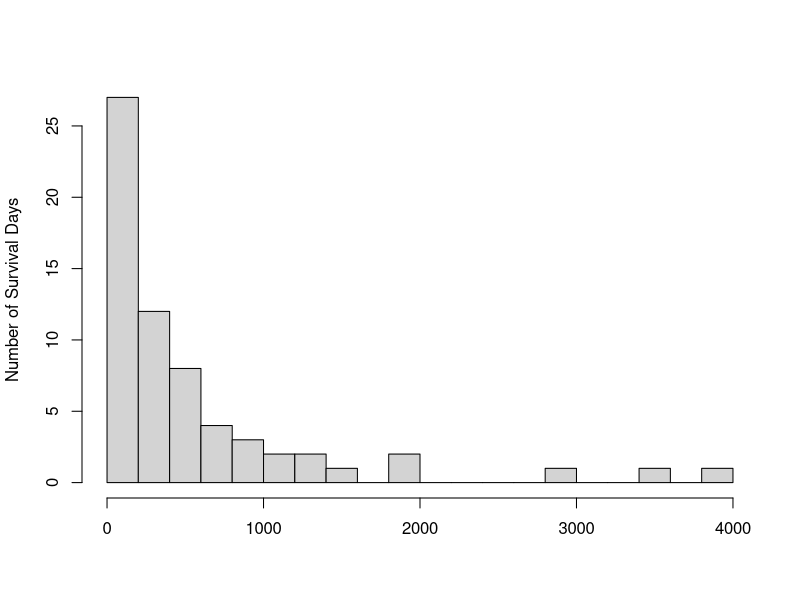
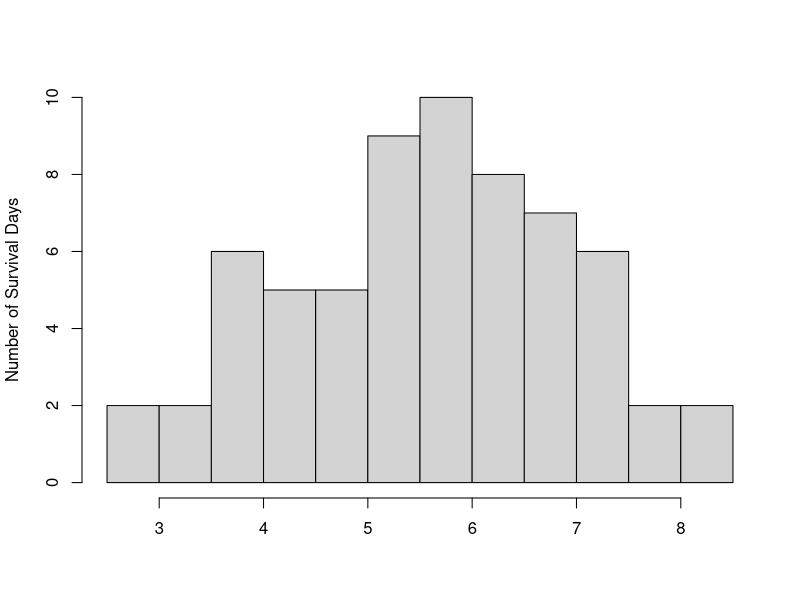
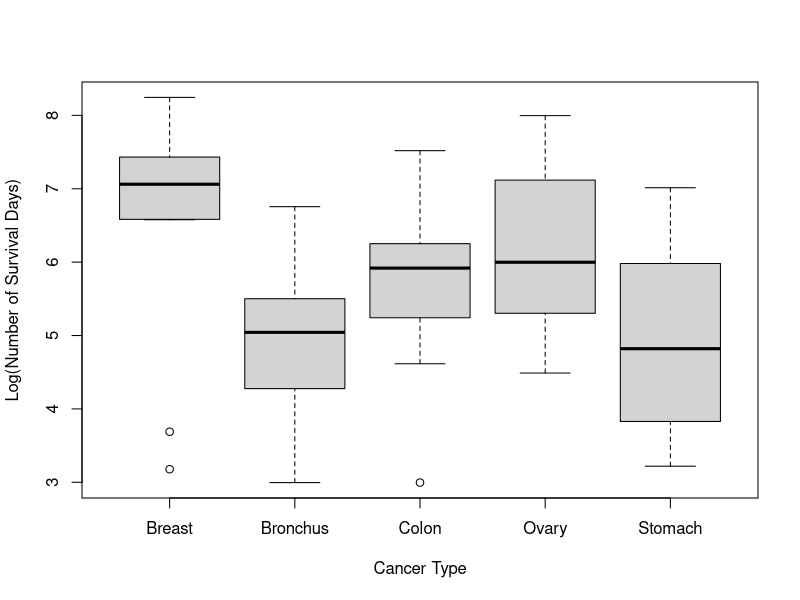
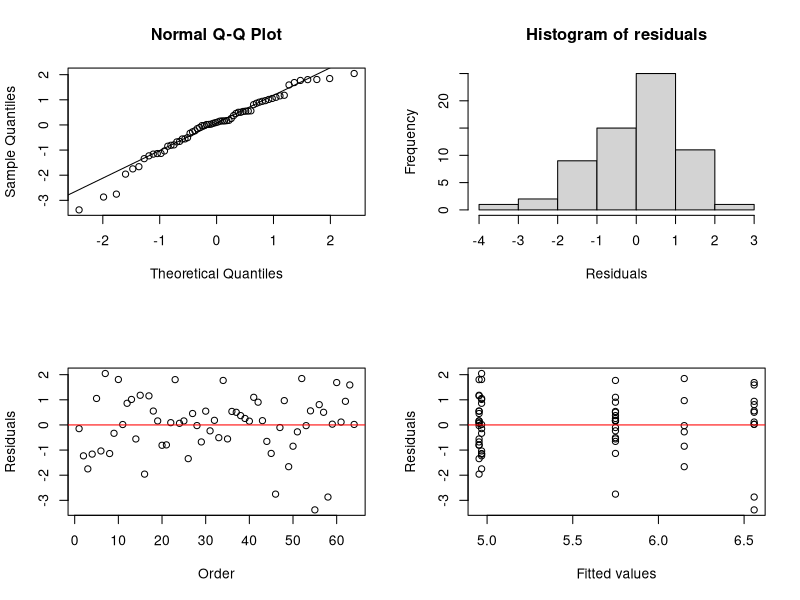

These charts were generated, in order, by the following R code:
## Read data with 'read.table' R command for reading ASCII files
cancer_data = read.table("CancerStudy.txt", header=T)
## Response Variable
survival = cancer_data$Survival

## Explore the shape of the distribution of the response variable
hist(survival, xlab="", ylab="Number of Survival Days", main="", nclass=15)

## Transform due to skewness of the distribution
hist(log(survival), xlab="", ylab="Number of Survival Days", main="", nclass=15)

## Need to specify Response & Categorical Variables
survival = log(survival)
cancertype = cancer_data$Organ
## Convert into categorical variable in R
cancertype = as.factor(cancertype)
boxplot(survival~cancertype, xlab = "Cancer Type", ylab = "Log(Number of Survival Days)")

## ANOVA in R: Is the between-variability significantly larger than within-variability
model = aov(survival ~ cancertype)
summary(model)

## Obtain estimated means
model.tables(model, type="means")

## Which means are statistically significantly different? Pairwise Comparison
TukeyHSD(model)

par(mfrow=c(2,2))
qqnorm(residuals(model)) 
qqline(residuals(model))
hist(residuals(model), main="Histogram of residuals", xlab="Residuals")
plot(residuals(model), xlab="Order", ylab="Residuals")
abline(0, 0, lty=1, col="red")
plot(fitted(model), residuals(model), xlab="Fitted values", ylab="Residuals")
abline(0, 0, lty=1, col="red")